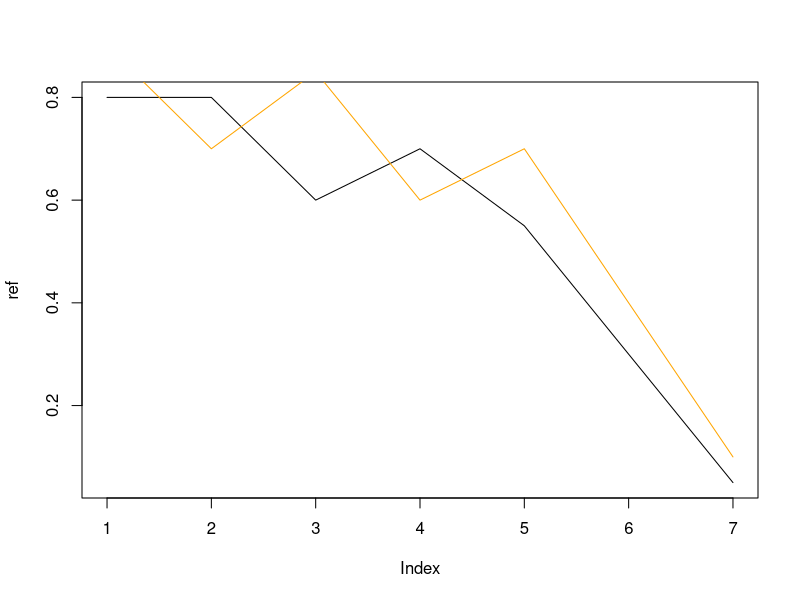

Here is the R script that generated this plot: (Note: this script raises an error after producing the figure.)
Fonction_WarpT = function(w,a,b,n){
  L=rep(0,n)
  for(i in 1:length(a)){
    L=L+n*w[i]*pbeta(seq(1/n,1,length.out=n),a[i],b[i])
  }
  return(L)
}

BetaT = function(x,r,ref){
  n=(length(x)+1)/3
  w=x[paste0("w",1:(n-1))]
  a=x[paste0("a",1:n)]^2
  b=x[paste0("b",1:n)]^2
  
  L=0
  
  w=exp(w)/(1+sum(exp(w)))
  w=c(w, 1-w)
  
  #print(c(a,b))
  #print(Fonction_Warp(w,a,b,length(r)))
  
  f = approx(1:length(r),r,Fonction_WarpT(w,a,b,length(r)))$y
  
  L= sum((f-ref)^2)
  
  return(L)
}


Julien = function(v,Ref){
  init = c(a1=1,a2=1,b1=1,b2=1,w1=0.5)
  nb_melange = 2
  
  param = optim(init, BetaT, r=v, ref=Ref)$par
  
  w = exp(param["w1"])/(1+sum(exp(param["w1"])))
  
  w=c(w, 1-sum(w))
  
  a=param[paste0("a",1:nb_melange)]
  b=param[paste0("b",1:nb_melange)]
  
  Transforme = fonction_spline(Fonction_WarpT(w,a,b,length(v)),1:length(v),v)[,1]
  
  return(Transforme)
  
  
}

v=c(0.9, 0.7, 0.85, 0.6, 0.7, 0.4, 0.1)
ref  =c(0.8, 0.8, 0.6, 0.7, 0.55, 0.3, 0.05)

plot(ref,type = "l")
  
lines(v,col="orange")

lines(Julien(v,ref),col="blue")
  